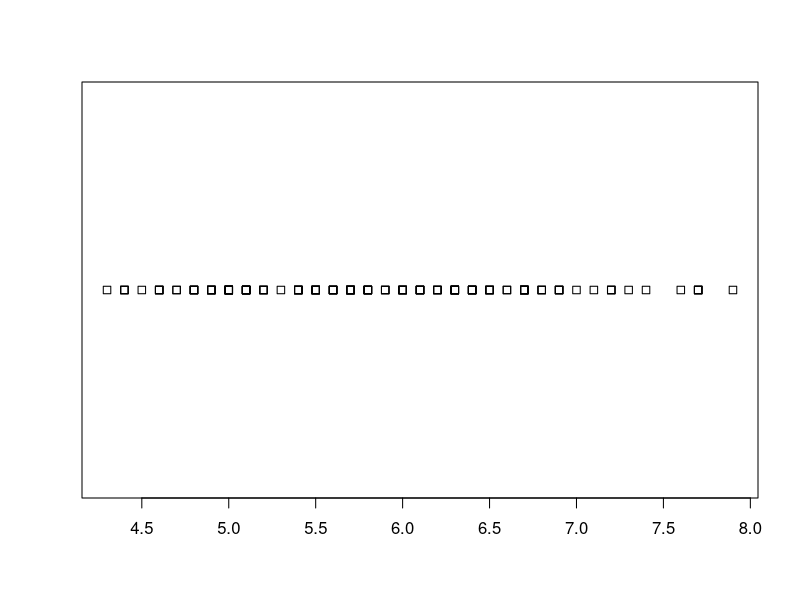

Here is the R script that generated this plot:
# strip chart, histrogram, scatterplot, qqnorm plot, Bar plot, Mosaic plot, Box plot
library(readxl)
my_data <- read_excel("iris.xlsx", col_types = c("numeric", 
                                              "numeric", "numeric", "numeric", "text"))
View(my_data)

#Strip Chart
stripchart(my_data$sepal_length)
#ctrl+shift+6 to zoom in the chart and ctrl+shift+2 to zoom out
